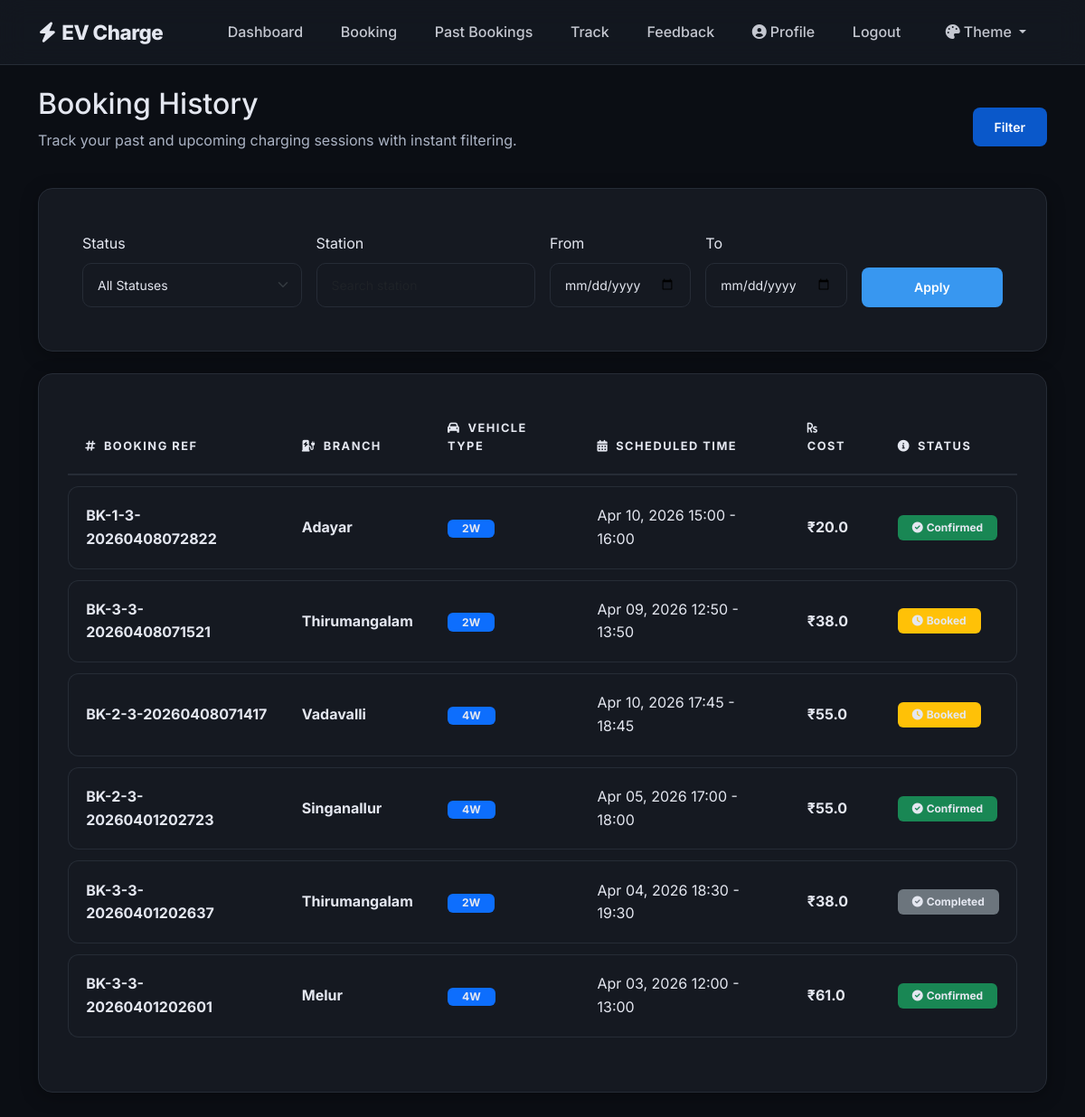
Page /user/history (signed in) on the committed database.
### models.py (models this page shows, shortened)
class Booking(db.Model):
    __tablename__ = 'bookings'
    id = db.Column(db.Integer, primary_key=True)
    user_id = db.Column(db.Integer, db.ForeignKey('users.id'), nullable=False)
    slot_id = db.Column(db.Integer, db.ForeignKey('slots.id'), nullable=False)
    station_id = db.Column(db.Integer, db.ForeignKey('stations.id'), nullable=False)
    vehicle_type = db.Column(db.String(10), nullable=False)
    booking_time = db.Column(db.DateTime, default=datetime.utcnow)
    scheduled_start = db.Column(db.DateTime, nullable=True)  # Scheduled start time
    scheduled_end = db.Column(db.DateTime, nullable=True)    # Scheduled end time
    total_cost = db.Column(db.Float, nullable=True)          # Total cost for the booking
    status = db.Column(db.String(20), default='Upcoming')  # Upcoming, Completed, Cancelled
    @property
    def booking_reference(self):
        source_time = self.booking_time or datetime.utcnow()
        return f"BK-{self.station_id}-{self.user_id}-{source_time.strftime('%Y%m%d%H%M%S')}"

class Branch(db.Model):
    __tablename__ = 'branches'
    id = db.Column(db.Integer, primary_key=True)
    station_id = db.Column(db.Integer, db.ForeignKey('stations.id'), nullable=False)
    name = db.Column(db.String(120), nullable=False)
    location = db.Column(db.String(200), nullable=True)
    latitude = db.Column(db.Float, nullable=True)
    longitude = db.Column(db.Float, nullable=True)
    slots_2w_total = db.Column(db.Integer, default=0)
    slots_4w_total = db.Column(db.Integer, default=0)
    price_2w_per_hour = db.Column(db.Float, default=20.0)
    price_4w_per_hour = db.Column(db.Float, default=50.0)
    open_time = db.Column(db.Time, default=time(6, 0))
    close_time = db.Column(db.Time, default=time(22, 0))
    slots = db.relationship('Slot', backref='branch', lazy=True)

### routes/user_routes.py (the view)
@user_bp.route('/history')
@login_required
def history():
    status_filter = request.args.get('status', 'All')
    station_filter = request.args.get('station', '').strip()
    date_from = request.args.get('date_from', '').strip()
    date_to = request.args.get('date_to', '').strip()
    bookings_query = Booking.query.filter_by(user_id=current_user.id).order_by(Booking.booking_time.desc())
    if status_filter != 'All':
        bookings_query = bookings_query.filter_by(status=status_filter)
    if station_filter:
        bookings_query = bookings_query.join(Station).filter(Station.name.ilike(f'%{station_filter}%'))
    if date_from:
        try:
            from_dt = datetime.fromisoformat(date_from)
            bookings_query = bookings_query.filter(Booking.scheduled_start >= from_dt)
        except ValueError:
            pass
    if date_to:
        try:
            to_dt = datetime.fromisoformat(date_to)
            bookings_query = bookings_query.filter(Booking.scheduled_start <= datetime.combine(to_dt, time.max))
        except ValueError:
            pass
    bookings = bookings_query.all()
    return render_template(
        'user/history.html',
        bookings=bookings,
        status_filter=status_filter,
        station_filter=station_filter,
        date_from=date_from,
        date_to=date_to
    )

### app.py (called while the page is built)
@login_manager.user_loader
def load_user(user_id):
    return User.query.get(int(user_id))

@app.context_processor
def inject_google_maps_api_key():
    return {
        'gmaps_api_key': app.config['GOOGLE_MAPS_API_KEY']
    }

### models.py (called while the page is built)
    @property
    def branch_name(self):
        if self.branch:
            return self.branch.name
        if self._branch_name:
            return self._branch_name
        return self.station.branch_label if self.station else 'Unknown'

### src/templates/user/history.html (shortened to what this page needs)
{% extends "base.html" %}
{% block content %}
<div class="row justify-content-between align-items-center mb-4">
    <div class="col">
        <h2>Booking History</h2>
        <p class="text-secondary">Track your past and upcoming charging sessions with instant filtering.</p>
    </div>
    <div class="col-auto">
        <div class="btn-group" role="group">
            <button type="button" class="btn btn-sm btn-primary active">Filter</button>
        </div>
    </div>
</div>
<div class="card mb-4">
    <div class="card-body">
        <form id="user-history-filter" class="row g-3 align-items-end">
            <div class="col-md-3">
                <label for="statusFilter" class="form-label">Status</label>
                <select id="statusFilter" name="status" class="form-select form-select-sm">
                    <option value="All" {% if status_filter == 'All' %}selected{% endif %}>All Statuses</option>
                </select>
            </div>
            <div class="col-md-3">
                <label for="stationFilter" class="form-label">Station</label>
                <input type="text" id="stationFilter" name="station" class="form-control form-control-sm" placeholder="Search station" value="{{ station_filter or '' }}">
            </div>
            <div class="col-md-2">
                <label for="dateFromFilter" class="form-label">From</label>
                <input type="date" id="dateFromFilter" name="date_from" class="form-control form-control-sm" value="{{ date_from or '' }}">
            </div>
            <div class="col-md-2">
                <label for="dateToFilter" class="form-label">To</label>
                <input type="date" id="dateToFilter" name="date_to" class="form-control form-control-sm" value="{{ date_to or '' }}">
            </div>
            <div class="col-md-2 d-grid">
                <button type="submit" class="btn btn-sm btn-primary">Apply</button>
            </div>
        </form>
    </div>
</div>
<div class="card">
    <div class="table-responsive">
        <table class="table" id="user-history-table">
            <thead>
                <tr>
                    <th><i class="fas fa-hashtag me-2"></i>Booking Ref</th>
                    <th><i class="fas fa-charging-station me-2"></i>Branch</th>
                    <th><i class="fas fa-car me-2"></i>Vehicle Type</th>
                    <th><i class="fas fa-calendar-alt me-2"></i>Scheduled Time</th>
                    <th><i class="fas fa-rupee-sign me-2"></i>Cost</th>
                    <th><i class="fas fa-info-circle me-2"></i>Status</th>
                </tr>
            </thead>
            <tbody id="user-history-body">
                {% for booking in bookings %}
                <tr>
                    <td class="fw-bold">{{ booking.booking_reference }}</td>
                    <td class="fw-bold">{{ booking.slot.branch_name }}</td>
                    <td><span class="badge bg-primary px-3">{{ booking.vehicle_type }}</span></td>
                    <td class="text-secondary">
                        {% if booking.scheduled_start %}
                            {{ booking.scheduled_start.strftime('%b %d, %Y %H:%M') }} - {{ booking.scheduled_end.strftime('%H:%M') }}
                        {% else %}
                            {{ booking.booking_time.strftime('%b %d, %Y') }}
                        {% endif %}
                    </td>
                    <td class="fw-bold text-success">₹{{ booking.total_cost or 0 }}</td>
                    <td>
                        {% if booking.status == 'Booked' %}
                            <span class="badge bg-warning py-2 px-3"><i class="fas fa-clock me-1"></i>Booked</span>
                        {% elif booking.status == 'Confirmed' %}
                            <span class="badge bg-success py-2 px-3"><i class="fas fa-check-circle me-1"></i>Confirmed</span>
                        {% elif booking.status == 'Completed' %}
                            <span class="badge bg-secondary py-2 px-3"><i class="fas fa-check-circle me-1"></i>Completed</span>
                        {% else %}
                            <span class="badge bg-danger py-2 px-3">{{ booking.status }}</span>
                        {% endif %}
                    </td>
                </tr>
                {% endfor %}
            </tbody>
        </table>
    </div>
</div>
{% endblock %}

### static/css/style.css (style rules this page uses)
:root { --bg-color: #0b0e14; --card-bg: #151921; --border-color: #262c36; --text-primary: #e4e7f0; --text-secondary: #abb3c4; --accent-color: #3897f0; --success-color: #00f5a0; --danger-color: #ff4d4d; --glass-bg: rgba(21, 25, 33, 0.85); --btn-outline-text: #ffffff; }
body { background-color: var(--bg-color); color: var(--text-primary); font-family: 'Inter', sans-serif; margin: 0; padding: 0; line-height: 1.6; -webkit-font-smoothing: antialiased; }
i.fas, i.far, i.fab, i.fal, i.fad { font-family: "Font Awesome 6 Free", "Font Awesome 6 Brands", "Font Awesome 5 Free" !important; }
h1, h2, h3, h4, h5, h6, p, span, label, td, th, .nav-link, .navbar-brand { color: var(--text-primary) !important; }
.text-secondary, small, .text-muted { color: var(--text-secondary) !important; }
.card { background-color: var(--card-bg); border: 1px solid var(--border-color); border-radius: 16px; padding: 2rem; margin-bottom: 2rem; box-shadow: 0 4px 20px rgba(0, 0, 0, 0.3); }
.btn-primary { background-color: var(--accent-color); border: none; border-radius: 8px; padding: 0.7rem 1.5rem; font-weight: 600; color: white !important; }
.table { width: 100%; border-collapse: separate; border-spacing: 0 0.8rem; margin-top: -0.8rem; }
.table th { border-bottom: 2px solid var(--border-color); font-weight: 700; text-transform: uppercase; font-size: 0.8rem; letter-spacing: 1.5px; padding: 1.2rem; background: var(--card-bg); color: var(--text-primary) !important; }
.table td { background: var(--card-bg); color: var(--text-primary) !important; padding: 1.2rem; vertical-align: middle; border-top: 1px solid var(--border-color); border-bottom: 1px solid var(--border-color); }
.table tr td:first-child { border-left: 1px solid var(--border-color); border-top-left-radius: 12px; border-bottom-left-radius: 12px; }
.table tr td:last-child { border-right: 1px solid var(--border-color); border-top-right-radius: 12px; border-bottom-right-radius: 12px; }
.form-control, .form-select { background-color: var(--card-bg); border: 1px solid var(--border-color); color: var(--text-primary) !important; border-radius: 10px; padding: 0.8rem 1rem; }

### rows in the picture
Booking: booking_reference "BK-1-3-20260408072822", slot.branch_name "Adayar", vehicle_type "2W", scheduled_start "Apr 10, 2026 15:00", scheduled_end "16:00", total_cost "20.0", status "Confirmed"
Booking: booking_reference "BK-3-3-20260408071521", slot.branch_name "Thirumangalam", vehicle_type "2W", scheduled_start "Apr 09, 2026 12:50", scheduled_end "13:50", total_cost "38.0", status "Booked" (drawn)
Booking: booking_reference "BK-2-3-20260408071417", slot.branch_name "Vadavalli", vehicle_type "4W", scheduled_start "Apr 10, 2026 17:45", scheduled_end "18:45", total_cost "55.0", status "Booked" (drawn)
Booking: booking_reference "BK-2-3-20260401202723", slot.branch_name "Singanallur", vehicle_type "4W", scheduled_start "Apr 05, 2026 17:00", scheduled_end "18:00", total_cost "55.0", status "Confirmed"
Booking: booking_reference "BK-3-3-20260401202637", slot.branch_name "Thirumangalam", vehicle_type "2W", scheduled_start "Apr 04, 2026 18:30", scheduled_end "19:30", total_cost "38.0", status "Completed"
Booking: booking_reference "BK-3-3-20260401202601", slot.branch_name "Melur", vehicle_type "4W", scheduled_start "Apr 03, 2026 12:00", scheduled_end "13:00", total_cost "61.0", status "Confirmed"
